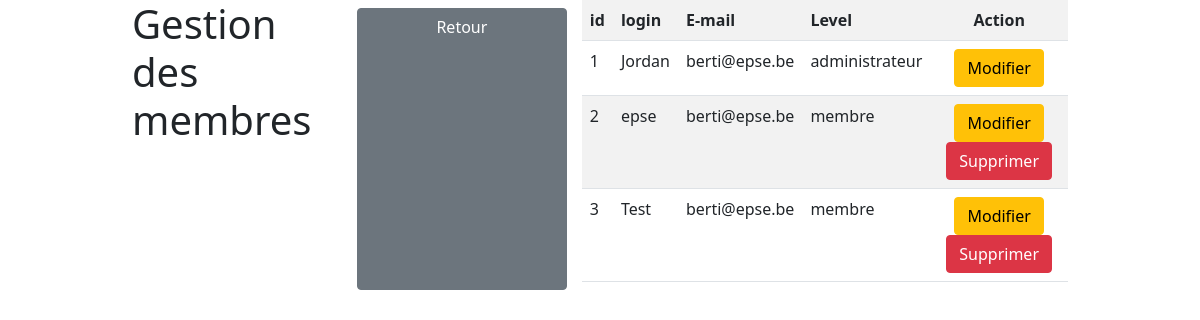
Page /admin/member.php (signed in) on the earlier database version.
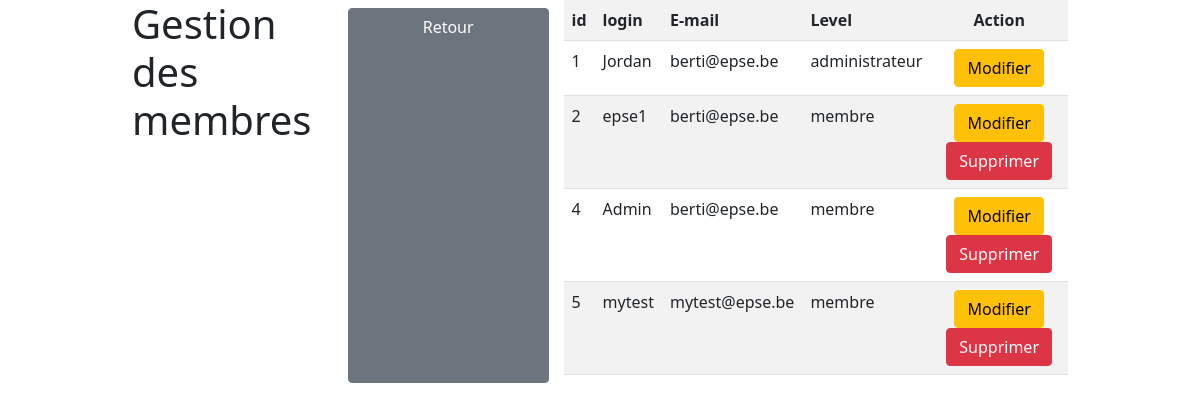
Same page on the later database version.
### tables this page shows
CREATE TABLE IF NOT EXISTS `membre` (
  `id` int(11) NOT NULL AUTO_INCREMENT,
  `login` varchar(30) NOT NULL,
  `mdp` varchar(200) NOT NULL,
  `mail` varchar(255) NOT NULL,
  `image` varchar(255) DEFAULT NULL,
  `level` varchar(30) NOT NULL,
  PRIMARY KEY (`id`)
);

### admin/member.php (the view, shortened to what this page needs)
<?php
    require "../connexion.php";
?>
<!DOCTYPE html>
<html lang="fr">
<head>
    <link href="https://cdn.jsdelivr.net/npm/bootstrap@5.1.1/dist/css/bootstrap.min.css" rel="stylesheet">
    <link rel="stylesheet" href="style.css">
</head>
<body>
    <div class="container">
        <h1>Gestion des membres</h1>
        <a href="dashboard.php" class="btn btn-secondary my-2">Retour</a>
        <table class="table table-striped">
           <tr>
               <th>id</th>
               <th>login</th>
               <th>E-mail</th>
               <th>Level</th>
               <th class="text-center">Action</th>
           </tr>
           <?php
                $req = $bdd->query("SELECT * FROM membre");
                while($don = $req->fetch())
                {
                    echo "<tr>";
                        echo "<td>".$don['id']."</td>";
                        echo "<td>".$don['login']."</td>";
                        echo "<td>".$don['mail']."</td>";
                        echo "<td>".$don['level']."</td>";
                        echo "<td class='text-center'>";
                            echo "<a href='updateMember.php?id=".$don['id']."' class='btn btn-warning mx-2'>Modifier</a>";
                            if($_SESSION['login']!=$don['login'])
                            {
                                echo "<a href='deleteMember.php?id=".$don['id']."' class='btn btn-danger mx-2'>Supprimer</a>";
                            }
                        echo "</td>";
                    echo "</tr>";
                }
           ?>
       </table>
    </div>
</body>
</html>

### style.css (style rules this page uses)
* { margin: 0; padding: 0; box-sizing: border-box; }
.container { display: grid; width: 80%; margin: 0 auto; grid-template-columns: repeat(3,1fr); gap: 10px 15px; }

Differences in the rows shown:
removed membre: id "3", login "Test", mail "berti@epse.be", level "membre"
changed membre id 2: login "epse" → "epse1"
added membre: id "4", login "Admin", mail "berti@epse.be", level "membre"
added membre: id "5", login "mytest", mail "mytest@epse.be", level "membre"
